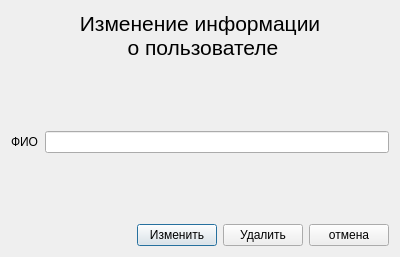
<?xml version="1.0" encoding="UTF-8"?>
<ui version="4.0">
 <class>Dialog</class>
 <widget class="QDialog" name="Dialog">
  <property name="geometry">
   <rect>
    <x>0</x>
    <y>0</y>
    <width>400</width>
    <height>257</height>
   </rect>
  </property>
  <property name="sizePolicy">
   <sizepolicy hsizetype="Fixed" vsizetype="Fixed">
    <horstretch>0</horstretch>
    <verstretch>0</verstretch>
   </sizepolicy>
  </property>
  <property name="maximumSize">
   <size>
    <width>4000</width>
    <height>257</height>
   </size>
  </property>
  <property name="windowTitle">
   <string>Dialog</string>
  </property>
  <layout class="QVBoxLayout" name="verticalLayout_2">
   <item>
    <layout class="QVBoxLayout" name="verticalLayout">
     <item>
      <widget class="QLabel" name="label">
       <property name="font">
        <font>
         <pointsize>16</pointsize>
        </font>
       </property>
       <property name="text">
        <string>Изменение информации
 о пользователе</string>
       </property>
       <property name="alignment">
        <set>Qt::AlignCenter</set>
       </property>
      </widget>
     </item>
     <item>
      <spacer name="verticalSpacer">
       <property name="orientation">
        <enum>Qt::Vertical</enum>
       </property>
       <property name="sizeHint" stdset="0">
        <size>
         <width>20</width>
         <height>40</height>
        </size>
       </property>
      </spacer>
     </item>
     <item>
      <layout class="QFormLayout" name="formLayout">
       <item row="0" column="0">
        <widget class="QLabel" name="label_2">
         <property name="text">
          <string>ФИО</string>
         </property>
        </widget>
       </item>
       <item row="0" column="1">
        <widget class="QLineEdit" name="user_name_in"/>
       </item>
      </layout>
     </item>
     <item>
      <spacer name="verticalSpacer_2">
       <property name="orientation">
        <enum>Qt::Vertical</enum>
       </property>
       <property name="sizeHint" stdset="0">
        <size>
         <width>20</width>
         <height>40</height>
        </size>
       </property>
      </spacer>
     </item>
     <item>
      <layout class="QHBoxLayout" name="horizontalLayout">
       <item>
        <widget class="QLabel" name="error">
         <property name="text">
          <string/>
         </property>
        </widget>
       </item>
       <item>
        <spacer name="horizontalSpacer">
         <property name="orientation">
          <enum>Qt::Horizontal</enum>
         </property>
         <property name="sizeHint" stdset="0">
          <size>
           <width>40</width>
           <height>20</height>
          </size>
         </property>
        </spacer>
       </item>
       <item>
        <widget class="QPushButton" name="ok_btn">
         <property name="text">
          <string>Изменить</string>
         </property>
        </widget>
       </item>
       <item>
        <widget class="QPushButton" name="delete_btn">
         <property name="text">
          <string>Удалить</string>
         </property>
        </widget>
       </item>
       <item>
        <widget class="QPushButton" name="cancel_btn">
         <property name="text">
          <string>отмена</string>
         </property>
        </widget>
       </item>
      </layout>
     </item>
    </layout>
   </item>
  </layout>
 </widget>
 <resources/>
 <connections/>
</ui>
